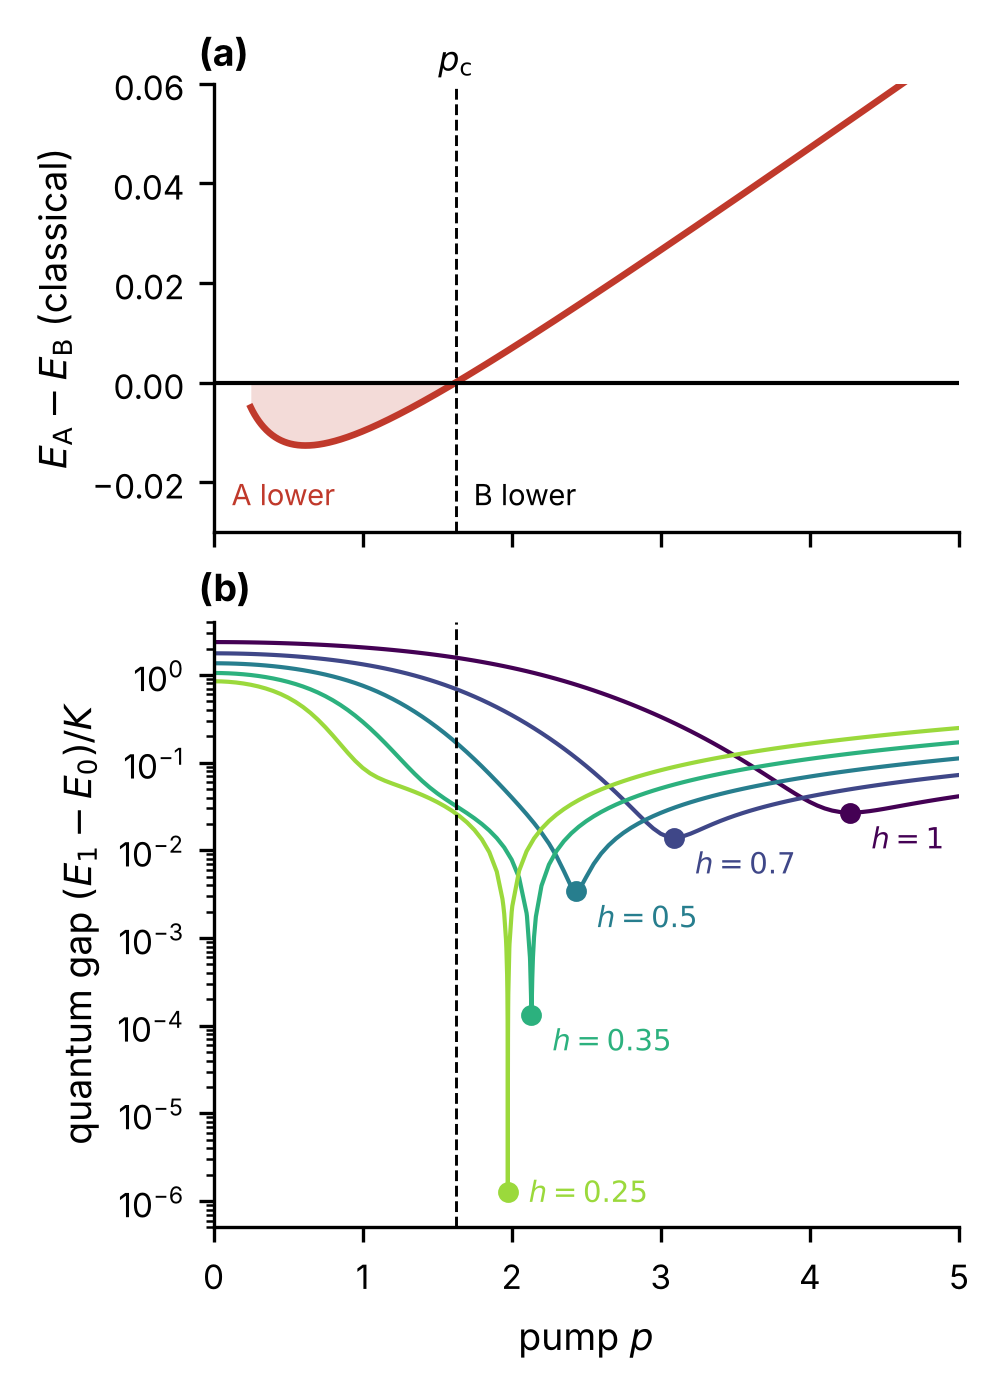

Recreate this plot in Python.
"""MSBQA paper 1, Fig. 4 (v16 layout): anatomy of crossing instance #29 (weyl family), drawn for readability.
 (a) classical energy of the competing branch relative to the ground branch, E_A - E_B (V(x; p), paper Eq. 7),
     recomputed by damped Newton continuation as in code/branches.py; only the two branches that cross are drawn.
 (b) lowest even-parity quantum gap E1 - E0 for h = 1, 0.7, 0.5, 0.35, 0.25. Each curve joins the coarse p grid
     with the points evaluated by the Brent refinement and the Landau-Zener probe of gap_scan(_gpu).py, so it
     reaches the refined minimum. h = 0.18 and 0.12 are left out: their minima are below the 1e-6 resolution.
Inputs: instances/G4.npz, run_v4/branches/branches_weyl.csv, run_v4/parts/Wg*_29.json (from paper1_figdata.tgz).
Run from msbqa_phase1/:   python paper1_figs/fig4_crossing_anatomy_v16.py
Writes paper1_figs/fig4_crossing_anatomy_v16.pdf / .png and fig4_crossing_anatomy_v16_numbers.txt.
"""
import json
import os

import numpy as np

import p1common as pc
import kpo_common as kc

INST, PF, DP, PMAX = 29, 7.0, 0.005, 5.0
TAGS = [("Wg", 1.0), ("Wg07", 0.7), ("Wg05", 0.5), ("Wg035", 0.35), ("Wg025", 0.25)]
say = pc.Numbers("fig4_crossing_anatomy_v16")

J, Delta, meta = kc.load_instance(pc.P("instances"), "G4", INST)
xi0, K, n = float(meta["xi0"]), 1.0, len(Delta)
S_all = kc.all_spins(n).astype(float)
S = S_all[S_all[:, 0] > 0]
C = len(S)
g = int(np.argmin(kc.ising_energies(J)[S_all[:, 0] > 0]))

# ------------------------------------------------------------- classical branches (as fig4_crossing_anatomy.py)
pgrid = np.round(np.arange(PF, -0.5 * DP, -DP), 10)
pgrid[-1] = max(pgrid[-1], 0.0)
E = np.full((len(pgrid), C), np.nan)
X = S * np.sqrt(np.maximum(PF - Delta, 0.5) / K)
alive = np.ones(C, bool)


def grad_hess(X, p):
    gr = 2.0 * (Delta - p) * X + 2.0 * K * X ** 3 - 2.0 * xi0 * X @ J
    H = np.broadcast_to(-2.0 * xi0 * J, (C, n, n)).copy()
    H[:, np.arange(n), np.arange(n)] += 2.0 * (Delta - p) + 6.0 * K * X ** 2
    return gr, H


for k, p in enumerate(pgrid):
    for _ in range(60 if k == 0 else 8):
        gr, H = grad_hess(X, p)
        Hs = np.where(alive[:, None, None], H, np.eye(n))
        dx = np.linalg.solve(Hs, np.where(alive[:, None], gr, 0.0)[..., None])[..., 0]
        st = np.max(np.abs(dx), -1, keepdims=True)
        X = X - dx * np.minimum(1.0, 0.5 / np.maximum(st, 1e-300))
    gr, H = grad_hess(X, p)
    ok = np.max(np.abs(gr), -1) < 1e-9 * np.maximum(1.0, np.max(np.abs(X), -1) ** 3)
    ok &= np.all(S * X > 1e-7, -1)
    ok &= np.linalg.eigvalsh(np.where(alive[:, None, None], H, np.eye(n)))[:, 0] > 1e-10
    alive &= ok
    V = np.sum((Delta - p) * X ** 2 + 0.5 * K * X ** 4, -1) - xi0 * np.einsum("cj,jk,ck->c", X, J, X)
    E[k] = np.where(alive, V, np.nan)
    if not alive.any():
        break
pgrid, E = pgrid[::-1], E[::-1]
lowest = np.where(np.isfinite(E).any(1), np.nanargmin(np.where(np.isfinite(E), E, np.inf), 1), -1)
k_c = next(k for k in range(len(pgrid)) if np.all(lowest[k:] == g))
p_c = pgrid[k_c]
prev = lowest[(pgrid < p_c) & (lowest >= 0)]
A = int(prev[-1])
dE = E[:, A] - E[:, g]
say(f"#{INST}: p_c {p_c:.3f}; competing {S[A].astype(int)}, ground {S[g].astype(int)}; "
    f"min E_A - E_B {np.nanmin(dE):.4f} at p {pgrid[np.nanargmin(dE)]:.3f}")

# ------------------------------------------------------------- quantum gaps, grid + refinement points
curves = []
for tag, h in TAGS:
    r = json.load(open(pc.P("run_v4", "parts", f"{tag}_{INST}.json")))
    pts = list(zip(r["p_grid"], r["gap_grid"]))
    pts += [(p, w[1] - w[0]) for p, w in r.get("refine_evals", [])]
    pts += [tuple(q) for q in r.get("lz_points", [])]
    pts = np.array(sorted(set((float(p), float(v)) for p, v in pts)))
    curves.append((h, pts[:, 0], pts[:, 1], r["p_star"], r["Delta_min"]))
    say(f"h = {h:<4g}: p* {r['p_star']:.3f}, Delta_min {r['Delta_min']:.3e}, curve points {len(pts)}")

# ------------------------------------------------------------- figure
plt = pc.setup_mpl()
from matplotlib import cm
fig, ax = plt.subplots(2, 1, figsize=(3.4, 4.7), sharex=True, gridspec_kw=dict(height_ratios=[1.0, 1.35]))
a = ax[0]
m = np.isfinite(dE)
a.plot(pgrid[m], dE[m], c=pc.RED, lw=1.6)
a.axhline(0, c="k", lw=1.0)
a.fill_between(pgrid[m], dE[m], 0, where=dE[m] < 0, color=pc.RED, alpha=0.18, lw=0)
a.axvline(p_c, c="k", ls="--", lw=0.7)
a.set_ylim(-0.03, 0.06)
a.set_ylabel(r"$E_{\rm A}-E_{\rm B}$ (classical)")
a.text(0.12, -0.026, "A lower", color=pc.RED, fontsize=7, va="bottom")
a.text(p_c + 0.12, -0.026, "B lower", fontsize=7, va="bottom")
a.text(p_c, 0.061, r"$p_{\rm c}$", ha="center", va="bottom", fontsize=8)

b = ax[1]
cmap = cm.viridis
for i, (h, p, gap, ps, dm) in enumerate(curves):
    col = cmap(0.85 * i / (len(curves) - 1))
    keep = p <= PMAX + 1e-9
    b.semilogy(p[keep], gap[keep], c=col, lw=1.0)
    b.plot([ps], [dm], "o", ms=4, c=col, zorder=4)
    last = i == len(curves) - 1
    b.annotate(f"$h={h:g}$", (ps, dm), xytext=(5, 0) if last else (5, -2), textcoords="offset points",
               fontsize=7, color=col, va="center" if last else "top", ha="left")
b.axvline(p_c, c="k", ls="--", lw=0.7)
b.set_ylim(5e-7, 4)
b.set_xlim(0, PMAX)
b.set_xlabel(r"pump $p$")
b.set_ylabel(r"quantum gap $(E_1-E_0)/K$")
pc.panel_labels(ax)
fig.tight_layout(h_pad=0.5)
pc.save(fig, "fig4_crossing_anatomy_v16")
say.write()
